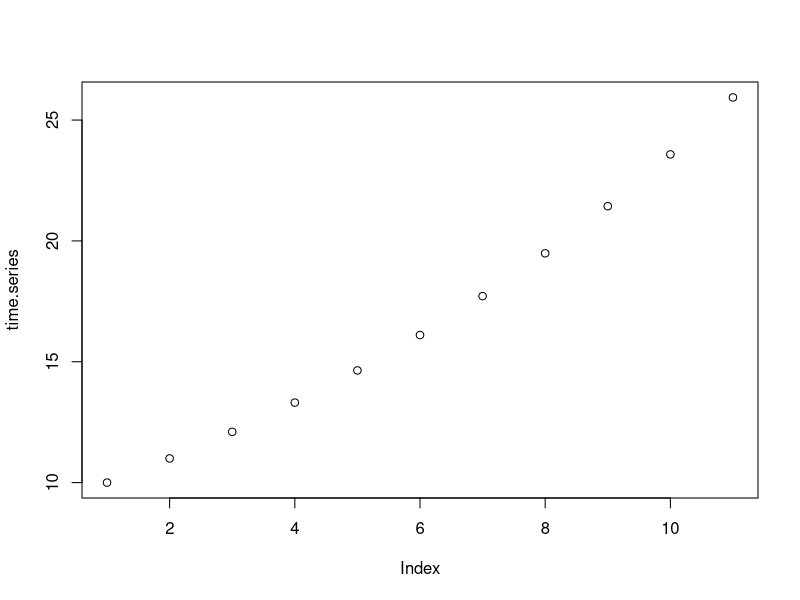
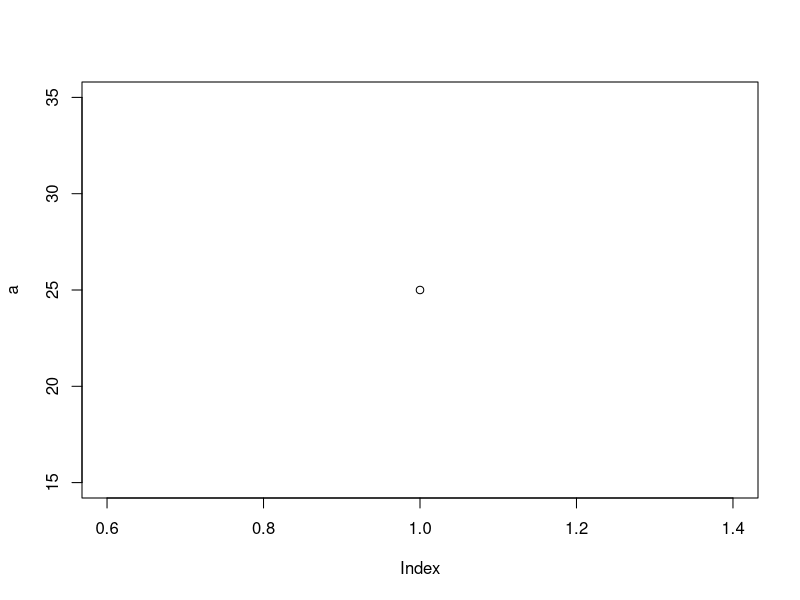
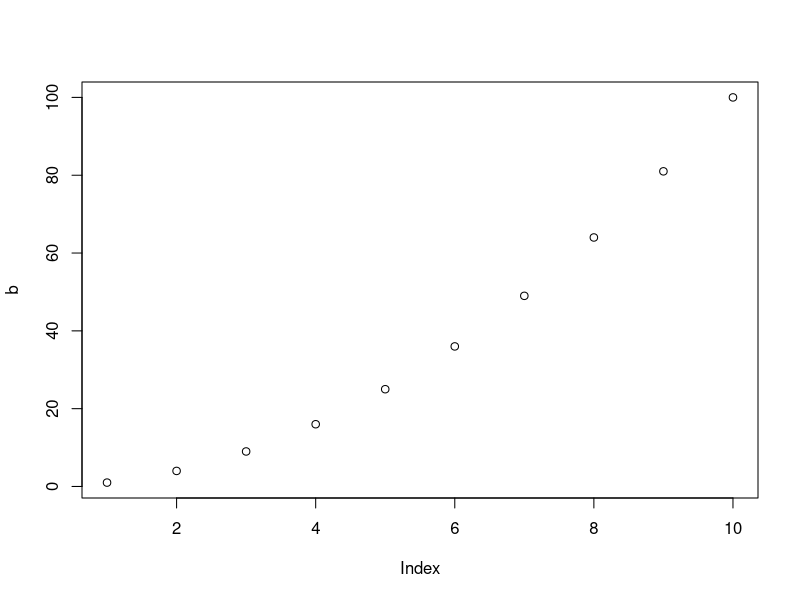
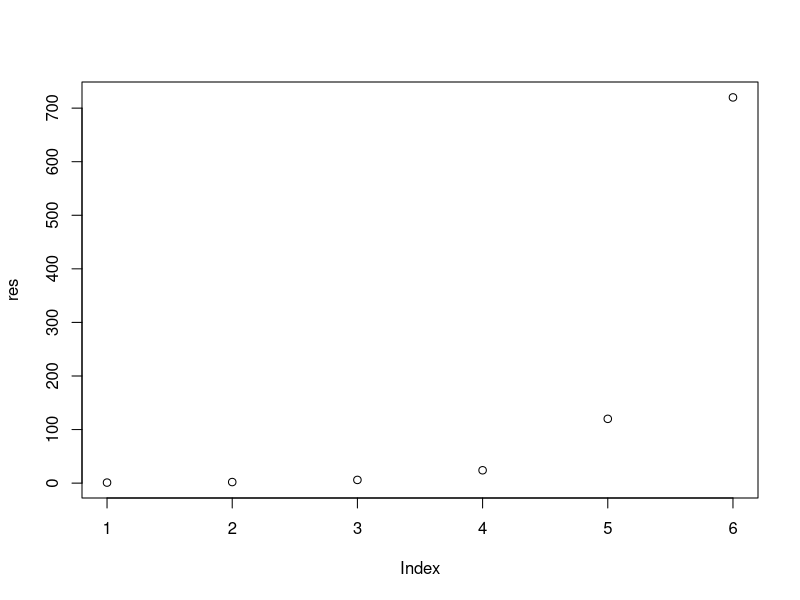

The R script that drew these images, in order: (Note: this script raises an error after producing the figures.)
lambda <- 1.1
N0 <- 10

time.series <- c()
for (t in 0:10) {
  time.series[t+1] <- (lambda^t)*N0
}

plot(time.series)

for (i in 1:5) {
  a <- i ^ 2
  print(a)
}

plot(a)

b <- (1:10)^2
plot(b)

result <- 1
i <- 1
while (i <= 6) {
  result <- result * i
  print(result)
  i <- i + 1
}

result <- 1
for (i in 1:6) {
  result <- result * i
  print(result)
}

results <- c(1)
res <- c()
for (i in 1:6) {
  results <- results * i
  res[i] <- results
}
res
plot(res)

last

time.series <- c(100)
lambda <- 0.98
t <- 1
# produce a time series that starts at N0
# and stops once the population drops below 1
while(tail(time.series, 1) > 1){
  time.series[t+1] <- time.series[t]*lambda
  t <- t + 1
}

plot(time.series)

time.series[50]

lessthantwenty <- which(time.series < 20)
lessthantwenty[1]

square.number <- function(x){
  x^2
}

circle.area <- function(r){
  pi*r^2
}

circle.area(4)

triangle.area <- function(height, width){
  (height*width)/2
}
triangle.area(4, 5.5)

is.x.three <- function(x){
if (x == 3) "the value of x is 3" else "the value of x is not 3"
}

is.x.three(3)
  
sign_of_a_number <- function(x){
  if (x < 0) {print("Negative number")} else
    if (x > 0) {print("Positive number")} else
      print("Zero")
}

sign_of_a_number(-1)

my.factorial <- function(n){
  result <- 1
  i <- 1
  while (i <=  n){
    result <- result * i
    i <- i + 1
  }
  result
}

my.factorial(7)

time.series <- function(N0, lambda, tmax){
  population <- c(N0)
  for (t in 1:tmax) {
    population[t+1] <- population[t]*lambda 
  }
  return(population)
}

(data <- time.series(10, 0.95, 100))

plot(data)
plot(log(data))




rnorm(4, mean = 1, sd = 5)

rbinom(n = 1, size = 1, p = 1-0.5)

runif(1)
runif(1, 0, 10)


rnorm(1)

#################################
time.series <- function(N0, tmax, possible_outcomes, probabilities){
  population <- c(N0)
  for (t in 1:tmax) {
    lambda <- sample(possible_outcomes, 1, probabilities, replace=TRUE)
    population[t+1] <- population[t]*lambda
  }
  return(population)
}


lambda_mean <- 1.01
deviation <- 0.2
lambda1 <- (lambda_mean + deviation)
lambda2 <- (lambda_mean - deviation)
possible_outcomes <- c(lambda1, lambda2)
probabilities <- c(0.5, 0.5)
N0 <- 10

time.series.ext <- function(N0, tmax, possible_outcomes, probabilities){
  population <- c(N0)
  for (t in 1:tmax) {
  lambda <- sample(possible_outcomes, 1, probabilities, replace=TRUE)
  population[t+1] <- if (population[t]*lambda < 1) 0 else population[t]*lambda
  }
  return(population)
}

sim <- 500
tmax <- 200
data <- matrix(nrow = tmax +1, ncol = sim)

for (i in 1:sim) {
  data[, i] <- time.series.ext(N0, tmax, possible_outcomes, probabilities)
}



time.series.lambdamean <- function(N0, tmax, lambda_mean){
  population <- c(N0)
  for (t in 1:tmax) {
    population[t+1] <- if (population[t]*lambda_mean < 1) 0 else population[t]*lambda_mean
  }
  return(population)
}

lambda.geo <- sqrt(lambda_mean^2 - deviation^2)

time.series.geo <- function(N0, tmax, lambda_geo){
  population <- c(N0)
  for (t in 1:tmax) {
    population[t+1] <- if (population[t]*lambda.geo < 1) 0 else population[t]*lambda.geo
  }
  return(population)
}

log.row.means <- rowMeans(log(data))

data.mean <- time.series.lambdamean(N0, tmax, lambda_mean)
data.geo <- time.series.geo(N0, tmax, lambda_mean)

matplot(log(data+1), type = "l", lty = 1, xlab = "time", ylab = "ln(population size)")
matlines(rowMeans(log(data+1)), type = "l", lwd = 2, lty = 1, col = "red")
matlines(log(data.mean+1), type = "l", lty = 1, lwd = 2, col = "blue")
matlines(log(data.geo+1), type = "l", lty = 1, lwd = 2, col = "black")


#########################

matplot(log(data), type = "l", lty = 1, xlab = "time", ylab = "population size")
matlines(log.row.means, type = "l", lty = 1, lwd = 2, col = "red")
matlines(log(data.mean), type = "l", lty = 1, lwd = 2, col = "blue")
matlines(log(data.geo), type = "l", lty = 1, lwd = 2, col = "black")
  







